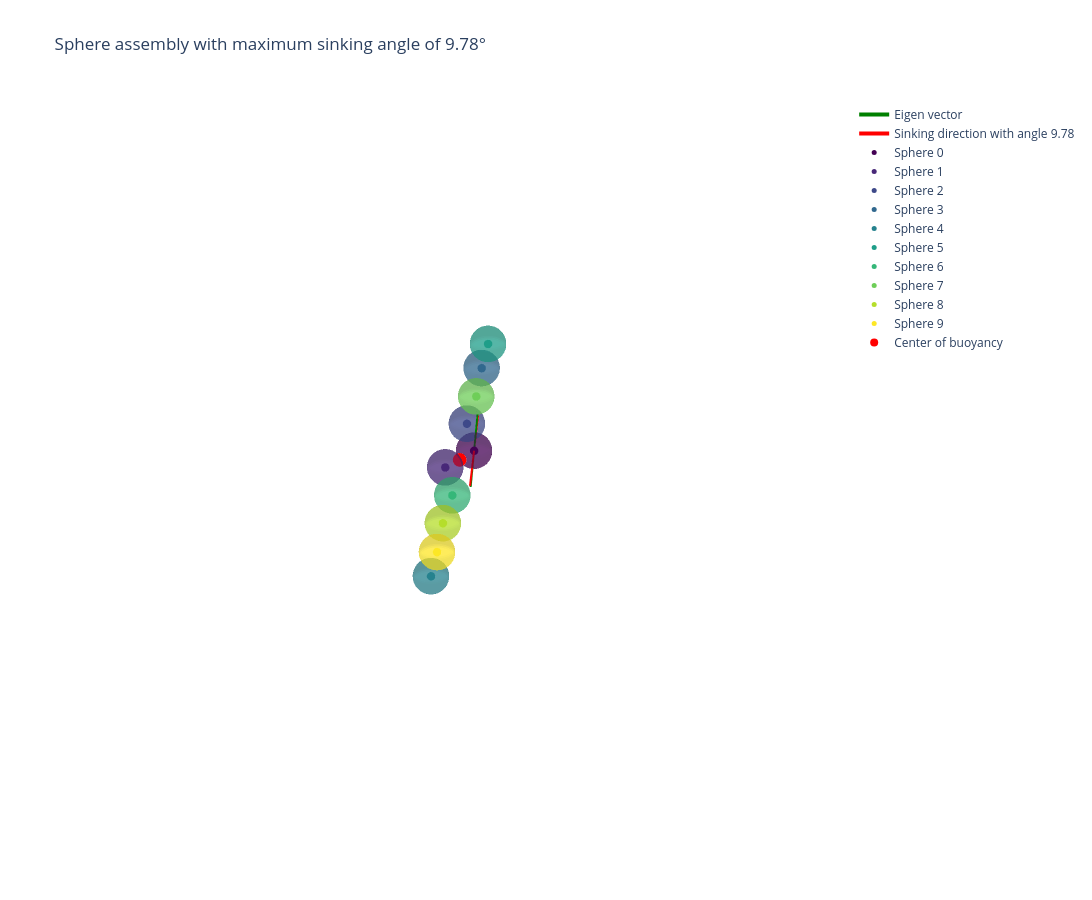

Write notebook code for a chart like this one.
### Code cell
fig = go.Figure()

for eigenvec, velocity, cos_angle in zip(eigenvecs, velocities, cos_angles):
    # Plot eigenvectors and direction of descent velocity
    angle = 180 * jnp.arccos(cos_angle) / jnp.pi

    # Plot eigenvectors centered at delta
    start = - 2 * eigenvec  # One end of the segment
    end = 2 * eigenvec    # The other end of the segment

    fig.add_trace(go.Scatter3d(
        x=[start[0], end[0]],
        y=[start[1], end[1]],
        z=[start[2], end[2]],
        mode="lines",
        line=dict(color="green", width=4),
        name="Eigen vector"
    ))    

    start = - 2 * velocity  # One end of the segment
    end = 2 * velocity    # The other end of the segment

    fig.add_trace(go.Scatter3d(
        x=[start[0], end[0]],
        y=[start[1], end[1]],
        z=[start[2], end[2]],
        mode="lines",
        line=dict(color="red", width=4),
        name=f"Sinking direction with angle {angle:.2f}"
    ))

    
# Plot spheres
for i_sphere, sphere in enumerate(mysoftplankton.spheres):
    x, y, z = create_sphere(
        radius=sphere.radius(dofs, params),
        center=sphere.position(dofs, params),
    )

    # Uniform color per sphere
    fig.add_trace(go.Surface(
        x=x, y=y, z=z,
        surfacecolor=jnp.ones_like(x) * i_sphere,  # Uniform color
        showscale=False,
        colorscale=[[0, colors[i_sphere]], [1, colors[i_sphere]]],  # Uniform color mapping
        opacity=0.5,  # Transparency level
    ))

    # Dummy scatter point for legend
    fig.add_trace(go.Scatter3d(
        x=[sphere.position(dofs, params)[0]], 
        y=[sphere.position(dofs, params)[1]], 
        z=[sphere.position(dofs, params)[2]],
        mode="markers",
        marker=dict(size=5, color=colors[i_sphere]),
        name=f"Sphere {i_sphere}"  # Legend entry
    ))


# Add geometric center point
fig.add_trace(go.Scatter3d(
    x=[geometric_center[0]], 
    y=[geometric_center[1]], 
    z=[geometric_center[2]],
    mode='markers',
    marker=dict(size=8, color='red', symbol='circle'),
    name="Center of buoyancy"
))

fig.update_layout(
    title=f"Sphere assembly with maximum sinking angle of {angle:.2f}°",
    autosize=False,
    width=1100,
    height=900,
    scene=dict(
        xaxis=dict(visible=False, range=[mid_x - max_range, mid_x + max_range]),
        yaxis=dict(visible=False, range=[mid_y - max_range, mid_y + max_range]),
        zaxis=dict(visible=False, range=[mid_z - max_range, mid_z + max_range]),
        aspectmode="manual",
        aspectratio=dict(x=1, y=1, z=1),
    ),
    scene_camera=dict(projection=dict(type="orthographic"))  # Isometric projection
)

fig.show()

### Figure 1 — Plotly figure (JSON) as saved in the notebook; plotly's stock layout.template omitted (floating-point values rounded to 4 significant figures; data arrays with more than 128 entries replaced by an {"elided": "..."} marker saying what was removed)
{"data": [{"line": {"color": "green", "width": 4}, "mode": "lines", "name": "Eigen vector", "type": "scatter3d", "x": [1.031, -1.031], "y": [0.7653, -0.7653], "z": [-1.533, 1.533]}, {"line": {"color": "red", "width": 4}, "mode": "lines", "name": "Sinking direction with angle 9.78", "type": "scatter3d", "x": [1.225, -1.225], "y": [0.9104, -0.9104], "z": [-1.293, 1.293]}, {"colorscale": [[0, "rgb(68, 1, 84)"], [1, "rgb(68, 1, 84)"]], "opacity": 0.5, "showscale": false, "surfacecolor": {"elided": "32x32 float values"}, "type": "surface", "x": {"elided": "32x32 float values"}, "y": {"elided": "32x32 float values"}, "z": {"elided": "32x32 float values"}}, {"marker": {"color": "rgb(68, 1, 84)", "size": 5}, "mode": "markers", "name": "Sphere 0", "type": "scatter3d", "x": [0], "y": [0], "z": [0]}, {"colorscale": [[0, "rgb(72, 40, 120)"], [1, "rgb(72, 40, 120)"]], "opacity": 0.5, "showscale": false, "surfacecolor": {"elided": "32x32 float values"}, "type": "surface", "x": {"elided": "32x32 float values"}, "y": {"elided": "32x32 float values"}, "z": {"elided": "32x32 float values"}}, {"marker": {"color": "rgb(72, 40, 120)", "size": 5}, "mode": "markers", "name": "Sphere 1", "type": "scatter3d", "x": [2.235], "y": [0], "z": [0]}, {"colorscale": [[0, "rgb(62, 73, 137)"], [1, "rgb(62, 73, 137)"]], "opacity": 0.5, "showscale": false, "surfacecolor": {"elided": "32x32 float values"}, "type": "surface", "x": {"elided": "32x32 float values"}, "y": {"elided": "32x32 float values"}, "z": {"elided": "32x32 float values"}}, {"marker": {"color": "rgb(62, 73, 137)", "size": 5}, "mode": "markers", "name": "Sphere 2", "type": "scatter3d", "x": [-1.536], "y": [-2.092], "z": [0]}, {"colorscale": [[0, "rgb(49, 104, 142)"], [1, "rgb(49, 104, 142)"]], "opacity": 0.5, "showscale": false, "surfacecolor": {"elided": "32x32 float values"}, "type": "surface", "x": {"elided": "32x32 float values"}, "y": {"elided": "32x32 float values"}, "z": {"elided": "32x32 float values"}}, {"marker": {"color": "rgb(49, 104, 142)", "size": 5}, "mode": "markers", "name": "Sphere 3", "type": "scatter3d", "x": [-5.841], "y": [-5.256], "z": [-0.008997]}, {"colorscale": [[0, "rgb(38, 130, 142)"], [1, "rgb(38, 130, 142)"]], "opacity": 0.5, "showscale": false, "surfacecolor": {"elided": "32x32 float values"}, "type": "surface", "x": {"elided": "32x32 float values"}, "y": {"elided": "32x32 float values"}, "z": {"elided": "32x32 float values"}}, {"marker": {"color": "rgb(38, 130, 142)", "size": 5}, "mode": "markers", "name": "Sphere 4", "type": "scatter3d", "x": [10], "y": [6.664], "z": [-0.07769]}, {"colorscale": [[0, "rgb(31, 158, 137)"], [1, "rgb(31, 158, 137)"]], "opacity": 0.5, "showscale": false, "surfacecolor": {"elided": "32x32 float values"}, "type": "surface", "x": {"elided": "32x32 float values"}, "y": {"elided": "32x32 float values"}, "z": {"elided": "32x32 float values"}}, {"marker": {"color": "rgb(31, 158, 137)", "size": 5}, "mode": "markers", "name": "Sphere 5", "type": "scatter3d", "x": [-7.704], "y": [-6.622], "z": [-0.002242]}, {"colorscale": [[0, "rgb(53, 183, 121)"], [1, "rgb(53, 183, 121)"]], "opacity": 0.5, "showscale": false, "surfacecolor": {"elided": "32x32 float values"}, "type": "surface", "x": {"elided": "32x32 float values"}, "y": {"elided": "32x32 float values"}, "z": {"elided": "32x32 float values"}}, {"marker": {"color": "rgb(53, 183, 121)", "size": 5}, "mode": "markers", "name": "Sphere 6", "type": "scatter3d", "x": [3.802], "y": [2.115], "z": [-0.02877]}, {"colorscale": [[0, "rgb(110, 206, 88)"], [1, "rgb(110, 206, 88)"]], "opacity": 0.5, "showscale": false, "surfacecolor": {"elided": "32x32 float values"}, "type": "surface", "x": {"elided": "32x32 float values"}, "y": {"elided": "32x32 float values"}, "z": {"elided": "32x32 float values"}}, {"marker": {"color": "rgb(110, 206, 88)", "size": 5}, "mode": "markers", "name": "Sphere 7", "type": "scatter3d", "x": [-3.732], "y": [-3.567], "z": [-0.007572]}, {"colorscale": [[0, "rgb(181, 222, 43)"], [1, "rgb(181, 222, 43)"]], "opacity": 0.5, "showscale": false, "surfacecolor": {"elided": "32x32 float values"}, "type": "surface", "x": {"elided": "32x32 float values"}, "y": {"elided": "32x32 float values"}, "z": {"elided": "32x32 float values"}}, {"marker": {"color": "rgb(181, 222, 43)", "size": 5}, "mode": "markers", "name": "Sphere 8", "type": "scatter3d", "x": [6.016], "y": [3.601], "z": [-0.04848]}, {"colorscale": [[0, "rgb(253, 231, 37)"], [1, "rgb(253, 231, 37)"]], "opacity": 0.5, "showscale": false, "surfacecolor": {"elided": "32x32 float values"}, "type": "surface", "x": {"elided": "32x32 float values"}, "y": {"elided": "32x32 float values"}, "z": {"elided": "32x32 float values"}}, {"marker": {"color": "rgb(253, 231, 37)", "size": 5}, "mode": "markers", "name": "Sphere 9", "type": "scatter3d", "x": [8.157], "y": [5.289], "z": [-0.06891]}, {"marker": {"color": "red", "size": 8, "symbol": "circle"}, "mode": "markers", "name": "Center of buoyancy", "type": "scatter3d", "x": [1.14], "y": [0.01325], "z": [-0.02427]}], "layout": {"autosize": false, "height": 900, "scene": {"aspectmode": "manual", "aspectratio": {"x": 1, "y": 1, "z": 1}, "camera": {"projection": {"type": "orthographic"}}, "xaxis": {"range": [-8.704, 11], "visible": false}, "yaxis": {"range": [-9.831, 9.873], "visible": false}, "zaxis": {"range": [-9.891, 9.813], "visible": false}}, "title": {"text": "Sphere assembly with maximum sinking angle of 9.78°"}, "width": 1100}}
